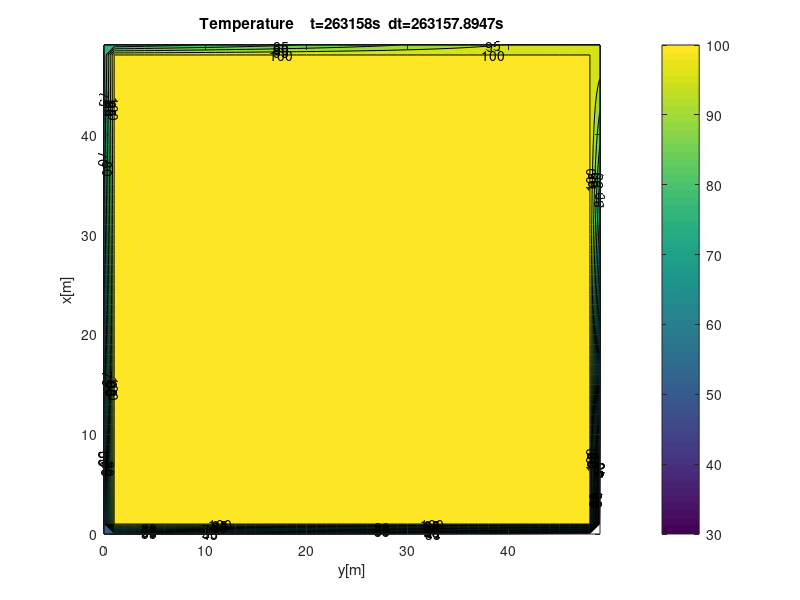

Write MATLAB code to recreate this figure. (Note: this script raises an error after producing the figure.)
clear clc
clear all
%Code by Song Shuhao

%This program aims to imitate the process of heat diffusion

%baisc information
    Lx=49;      %The length of a horizontal line
    Ly=49;      %The length of a vertical line
    dx=1;    %The interval between two adjacent points that recorded
    k0=1.9e-5;   %The heat diffusion rate

    eps = 5;

%Definitions for ICs
    citaABCD=[100;25;50;75];    %The temperature of A,B,C,D in real system
    citacenter=100;             %The initial temperature inside the square

%Normalization 
    td=1;              %The time of dimensionless system
    
    
    dt = eps*dx^2 / k0;

    
    delxd=1/Lx*dx;     %The interval between two horizontally adjacent points
    delyd=1/Ly*dx;     %The interval between two vertically adjacent poits
    Nx=int32(1/delxd+1);%The number of poits of a horizontal line
    Ny=int32(1/delyd+1);%The number of poits of a vertical line
    Nt = floor(0.1/eps*(Nx/10)^2*Nx);
    times=Lx*Ly/k0;                     %The multiple of time in contrast to dimensionless
    deltd=dt/times;    %The time interval between two record times


    citaABCDd=(citaABCD-min(citaABCD))/(max(citaABCD)-min(citaABCD));    
    %The temperature of A,B,C,D in dimensionless system
    citacenterd=(citacenter-min(citaABCD))/(max(citaABCD)-min(citaABCD));
    %The initial temperature inside the square in dinmensionless system

    xd=0:delxd:1; %The dimensionless horizontal coordinates of record points
    yd=0:delyd:1;  %The dimensionless vertical coordinates of record points
    citad=zeros(Nx,Ny,Nt);%The dimensionless heat funtion
    citad(:,:,1)=citacenterd;

%Give IBs
    for i=1:Nx
        citad(i,Ny,:)=(citaABCDd(1,1)-citaABCDd(2,1))*xd(1,i)+citaABCDd(2,1);
        citad(i,1,:)=(citaABCDd(4,1)-citaABCDd(3,1))*xd(1,i)+citaABCDd(3,1);
    end
    for i=1:Ny
       citad(Nx,i,:)=(citaABCDd(1,1)-citaABCDd(4,1))*yd(1,i)+citaABCDd(4,1);
       citad(1,i,:)=(citaABCDd(2,1)-citaABCDd(3,1))*yd(1,i)+citaABCDd(3,1);
    end

%Iteration for different time in dimensionless system
    U=citad(:,:,1);%iteration from left to right
    V=U;           %iteration from right to left
    for t=2:Nt
        lambda=2*deltd/delxd^2;
        A=(1-lambda)/(1+lambda);
        B=lambda/2/(1+lambda);
        C=B;
        for i=2:Nx-1
            for j=2:Ny-1
                U(i,j)=A*U(i,j)+B*(U(i-1,j)+U(i+1,j))+C*(U(i,j-1)+U(i,j+1));
            end
        end
        for i=Nx-1:-1:2
            for j=Ny-1:-1:2
                V(i,j)=A*V(i,j)+B*(V(i-1,j)+V(i+1,j))+C*(V(i,j-1)+V(i,j+1));
            end
        end
        citad(:,:,t)=(U+V)/2;
    end

%revise to real system
    cita=citad*(max(citaABCD)-min(citaABCD))+min(citaABCD);%The real heat function
    x=Lx*xd;%The real horizontal coordinates of record points
    y=Ly*yd;%The real vertical coordinates of record points

%plot gif with 2D contour
    figure(1)
    
    speed = floor(ceil(1/eps));
    flag_this = 1;
    for i=1:speed:Nt
        set(gcf,'Units','centimeter','Position',[5 5 14 10]);
        contour(y',x',cita(:,:,i),'Fill','on','LevelStep',5,'LineStyle','-','ShowText','on','LineColor','k');
        xlabel('y[m]');
        ylabel('x[m]'); 
        title(['Temperature    t=',num2str(ceil(i*dt)),'s  dt=',num2str(dt),'s'])
        colorbar
        drawnow

        
        % GIF
        f=getframe(gcf);
        imind=frame2im(f);
        im{flag_this} = frame2im(f);
        [imind,cm]=rgb2ind(imind,256);
        flag_this = flag_this + 1;

        if i==1
             imwrite(imind,cm,"FDM.gif",'gif', 'Loopcount',inf,'DelayTime',0.5);
        else
             imwrite(imind,cm,'FDM.gif','gif','WriteMode','append','DelayTime',0.1);
        end
    end

    %% plot subfig
    figure(2)
    set(gcf,'Units','centimeter','Position',[5 5 30 20]);
    N_plot = length(im);
    a = im{round(N_plot*2/10)};
    b = im{round(N_plot*4/10)};
    c = im{round(N_plot*7/10)};
    d = im{round(N_plot*10/10)};
    M=[a,b;c,d];
    imshow(M)
    %set(gcf)
    %set(gcf,'unit','centimeters','position',[1,2,4*10,15])
    saveas(gcf,'FDM.png')

    